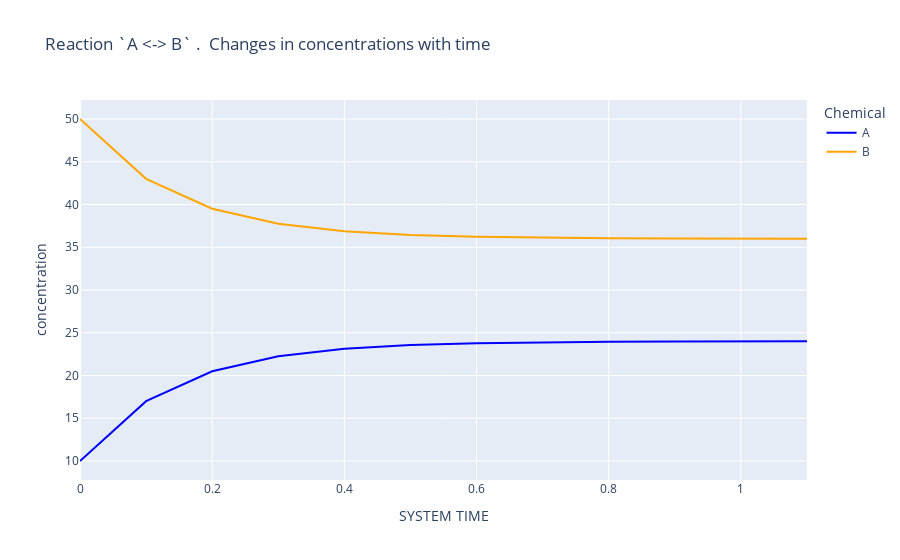

Source (notebook cell):
### Markdown cell above
## Plots of changes of concentration with time

### Code cell
dynamics.plot_curves(colors=['blue', 'orange'])

### Figure 1 — Plotly figure (JSON) as saved in the notebook; plotly's stock layout.template omitted (floating-point values rounded to 4 significant figures)
{"data": [{"hovertemplate": "Chemical=A<br>SYSTEM TIME=%{x}<br>concentration=%{y}<extra></extra>", "legendgroup": "A", "line": {"color": "blue", "dash": "solid"}, "marker": {"symbol": "circle"}, "mode": "lines", "name": "A", "orientation": "v", "showlegend": true, "type": "scatter", "x": [0, 0.1, 0.2, 0.3, 0.4, 0.5, 0.6, 0.7, 0.8, 0.9, 1.0, 1.1], "xaxis": "x", "y": [10, 17, 20.5, 22.25, 23.12, 23.56, 23.78, 23.89, 23.95, 23.97, 23.99, 23.99], "yaxis": "y"}, {"hovertemplate": "Chemical=B<br>SYSTEM TIME=%{x}<br>concentration=%{y}<extra></extra>", "legendgroup": "B", "line": {"color": "orange", "dash": "solid"}, "marker": {"symbol": "circle"}, "mode": "lines", "name": "B", "orientation": "v", "showlegend": true, "type": "scatter", "x": [0, 0.1, 0.2, 0.3, 0.4, 0.5, 0.6, 0.7, 0.8, 0.9, 1.0, 1.1], "xaxis": "x", "y": [50, 43, 39.5, 37.75, 36.88, 36.44, 36.22, 36.11, 36.05, 36.03, 36.01, 36.01], "yaxis": "y"}], "layout": {"autosize": true, "legend": {"title": {"text": "Chemical"}, "tracegroupgap": 0}, "title": {"text": "Reaction `A <-> B` .  Changes in concentrations with time"}, "xaxis": {"anchor": "y", "autorange": true, "domain": [0, 1], "range": [0, 1.1], "title": {"text": "SYSTEM TIME"}, "type": "linear"}, "yaxis": {"anchor": "x", "autorange": true, "domain": [0, 1], "range": [7.778, 52.22], "title": {"text": "concentration"}, "type": "linear"}}}
